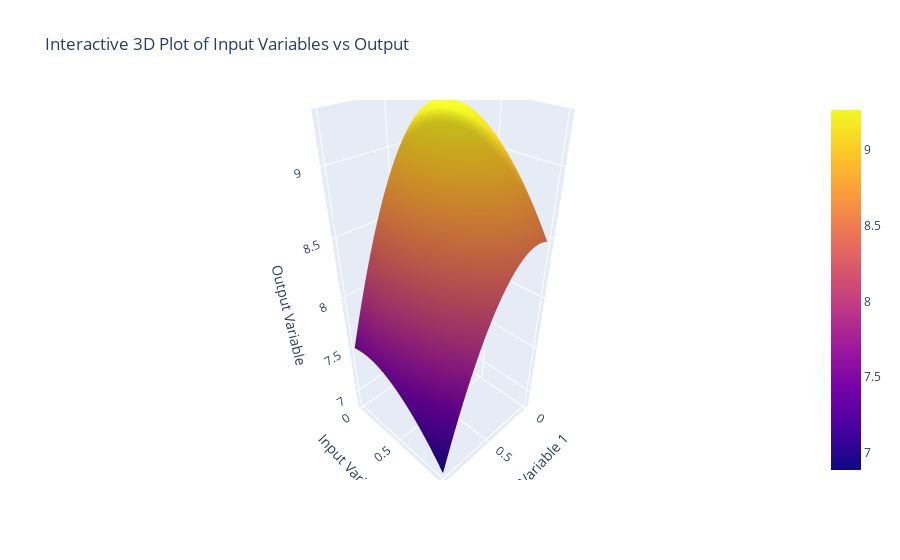

Source (notebook cell):
### Code cell
import numpy as np
import plotly.graph_objs as go
from sklearn.gaussian_process import GaussianProcessRegressor
from sklearn.gaussian_process.kernels import Matern

# Sample input data (X) and corresponding output data (y)
X = X
y = Y

# Choose two input variables for the 3D plot (e.g., X[:, 0] and X[:, 1])
input1_idx = 0  # Index of the first input variable
input2_idx = 1  # Index of the second input variable

# Define the Matern kernel for the Gaussian Process
kernel = Matern(length_scale=1.0, nu=2.5)
gp = GaussianProcessRegressor(kernel=kernel, n_restarts_optimizer=10)

# Fit the Gaussian Process model
gp.fit(X, y)

# Create a grid of values to predict over for input1 and input2
x1_range = np.linspace(0, 1, 50)
x2_range = np.linspace(0, 1, 50)
x1_grid, x2_grid = np.meshgrid(x1_range, x2_range)

# Prepare the grid for prediction by fixing other input variables
X_grid = np.zeros((x1_grid.size, X.shape[1]))

# Fill in the values for input1 and input2
X_grid[:, input1_idx] = x1_grid.ravel()
X_grid[:, input2_idx] = x2_grid.ravel()

# Keep other input variables fixed at their means (or any other strategy)
for i in range(X.shape[1]):
    if i != input1_idx and i != input2_idx:
        X_grid[:, i] = np.mean(X[:, i])

# Predict the output for the grid using the Gaussian Process
y_pred, _ = gp.predict(X_grid, return_std=True)
y_pred = y_pred.reshape(x1_grid.shape)

# Create a 3D plot
fig = go.Figure(data=[go.Surface(z=y_pred, x=x1_grid, y=x2_grid)])

fig.update_layout(
    title='Interactive 3D Plot of Input Variables vs Output',
    scene=dict(
        xaxis_title='Input Variable 1',
        yaxis_title='Input Variable 2',
        zaxis_title='Output Variable'
    ),
    autosize=True
)

fig.show()

### Figure 1 — Plotly figure (JSON) as saved in the notebook; plotly's stock layout.template omitted (floating-point values rounded to 4 significant figures; data arrays with more than 128 entries replaced by an {"elided": "..."} marker saying what was removed)
{"data": [{"type": "surface", "x": {"elided": "50x50 float values"}, "y": {"elided": "50x50 float values"}, "z": {"elided": "50x50 float values"}}], "layout": {"autosize": true, "scene": {"aspectmode": "auto", "aspectratio": {"x": 0.7493, "y": 0.7493, "z": 1.781}, "camera": {"center": {"x": 0, "y": 0, "z": 0}, "eye": {"x": 1.361, "y": 1.361, "z": 1.361}, "projection": {"type": "perspective"}, "up": {"x": 0, "y": 0, "z": 1}}, "xaxis": {"title": {"text": "Input Variable 1"}, "type": "linear"}, "yaxis": {"title": {"text": "Input Variable 2"}, "type": "linear"}, "zaxis": {"title": {"text": "Output Variable"}, "type": "linear"}}, "title": {"text": "Interactive 3D Plot of Input Variables vs Output"}}}
